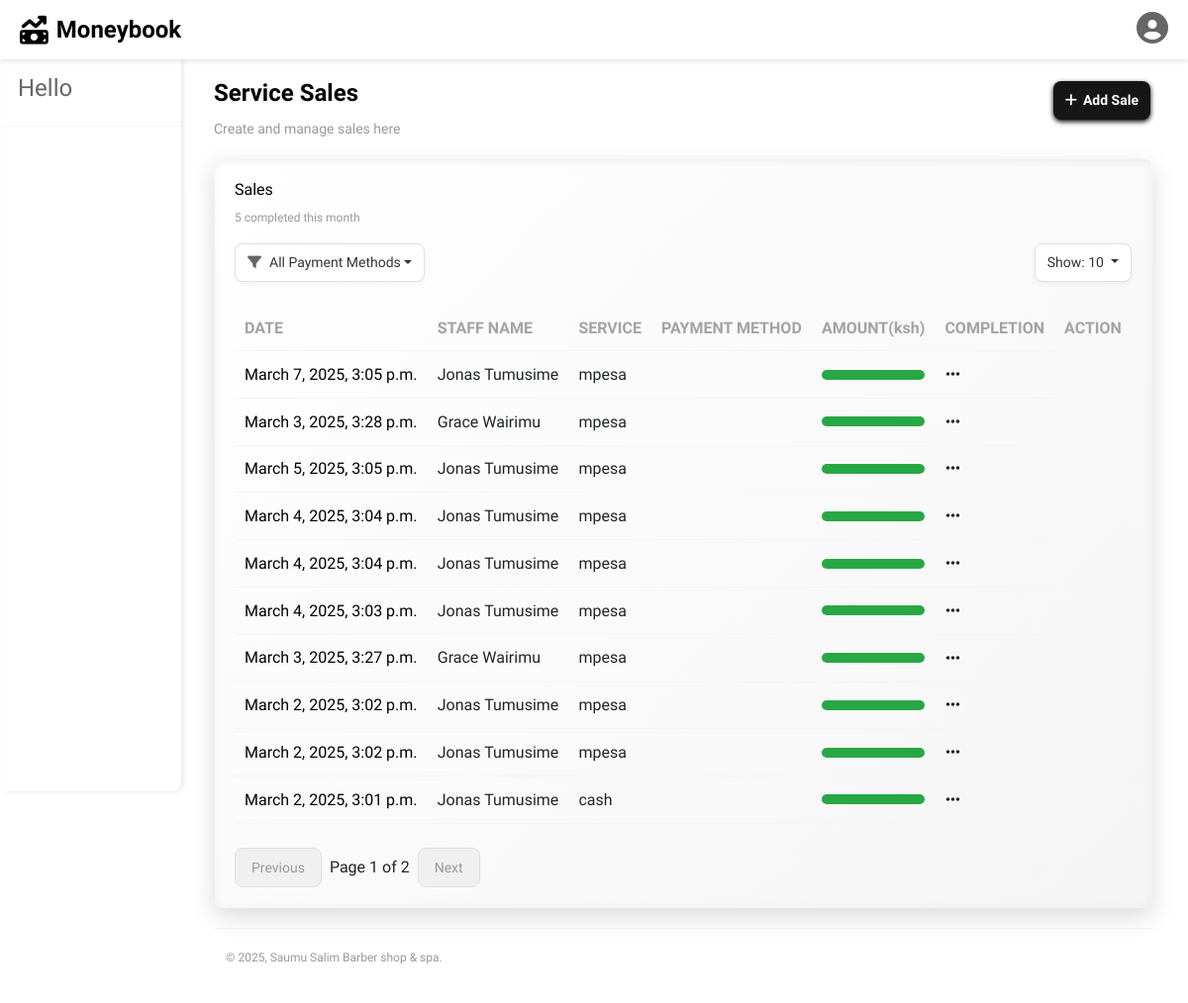
The page /billing/list/ on the database as committed earlier.
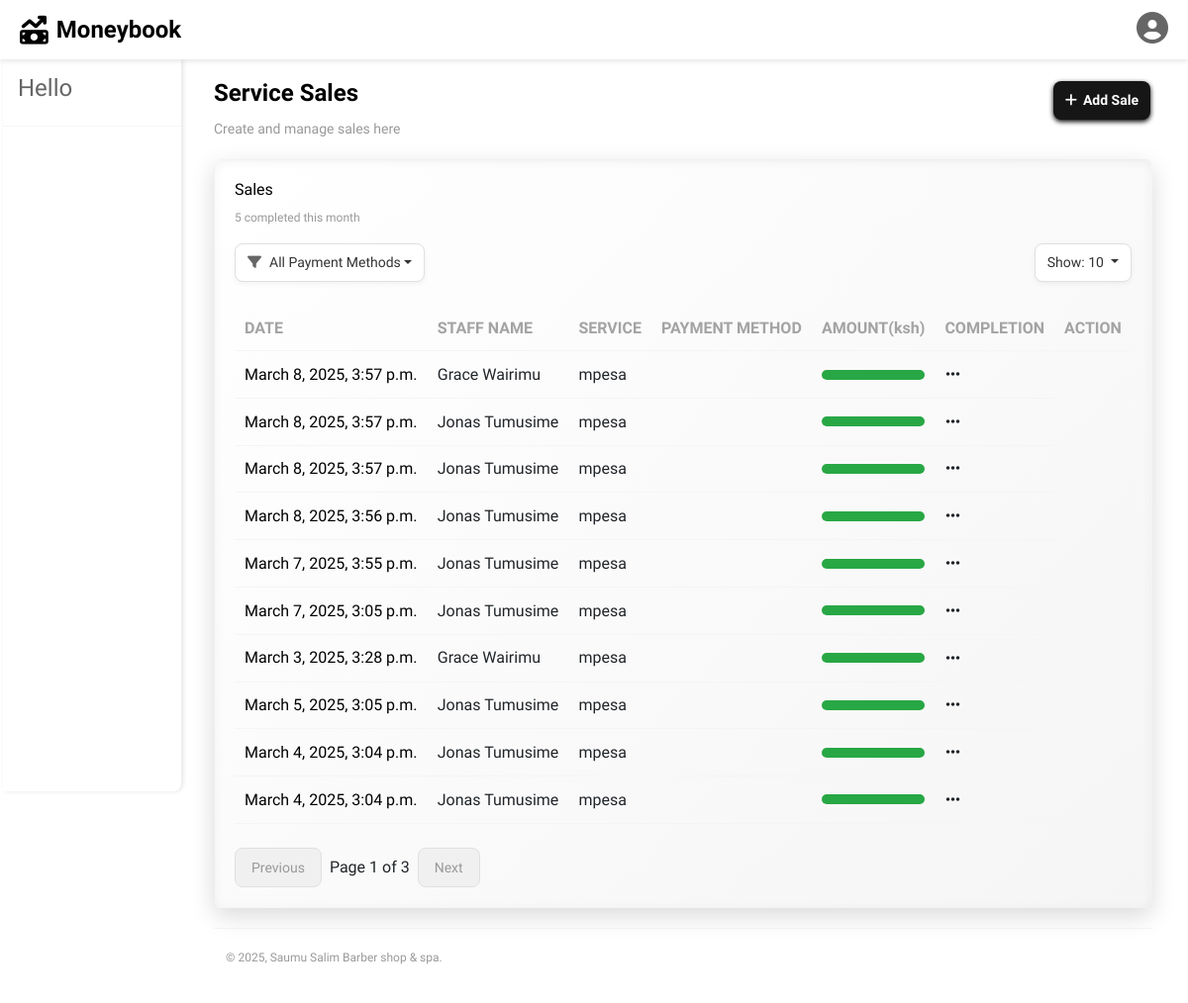
The same page on the database as committed later.
### billing/models.py (models this page shows, shortened)
class Billing(models.Model):
    PAYMENT_METHOD_CHOICES = [
        ('mpesa', 'MPesa'),
        ('cash', 'Cash'),
    ]
    appointment = models.OneToOneField(Appointment, on_delete=models.CASCADE, related_name='billing')
    payment_method = models.CharField(max_length=50, choices=PAYMENT_METHOD_CHOICES)
    amount = models.DecimalField(max_digits=10, decimal_places=2)
    discount = models.DecimalField(max_digits=10, decimal_places=2, blank=True, null=True)
    tax = models.DecimalField(max_digits=10, decimal_places=2, blank=True, null=True)
    total = models.DecimalField(max_digits=10, decimal_places=2)
    created_at = models.DateTimeField(auto_now_add=True)  # Track when the payment was made

### appointments/models.py (models this page shows, shortened)
class Appointment(models.Model):
    STATUS_CHOICES = [
        ('pending', 'Pending'),
        ('confirmed', 'Confirmed'),
        ('completed', 'Completed'),
        ('transacted', 'Transacted'),
        ('cancelled', 'Cancelled'),
    ]
    customer = models.ForeignKey(Customer, on_delete=models.SET_NULL, null=True, blank=True)  # Allow guest bookings
    service = models.ForeignKey(Service, on_delete=models.CASCADE)
    staff = models.ForeignKey(Staff, on_delete=models.SET_NULL, null=True, blank=True)
    appointment_date = models.DateTimeField()
    status = models.CharField(max_length=20, choices=STATUS_CHOICES, default='pending')
    notes = models.TextField(blank=True, null=True)  # Optional notes for the appointment
    created_at = models.DateTimeField(auto_now_add=True)

### staff/models.py (models this page shows, shortened)
class Staff(models.Model):
    ROLE_CHOICES = [
        ('admin', 'Admin'),
        ('barber', 'Barber'),
        ('masseuse', 'Masseuse'),
    ]
    user = models.OneToOneField(User, on_delete=models.CASCADE, null=True, blank=True)  # Link to User model
    first_name = models.CharField(max_length=100)
    last_name = models.CharField(max_length=100)
    role = models.CharField(max_length=50, choices=ROLE_CHOICES)
    availability = models.JSONField(default=dict, null=True, blank=True)  # Store availability as JSON (e.g., {"Monday": "9AM-5PM"})
    commission_rate = models.DecimalField(max_digits=5, decimal_places=2, default=0.10)  # 10% commission
    created_at = models.DateTimeField(auto_now_add=True)

### billing/views.py (the view, shortened to what this page needs)
# urls.py: path('list/', views.billing_list, name='billing_list'),
def billing_list(request):
    queryset = Billing.objects.all().order_by('-created_at')
    staff_list = Staff.objects.all()
    services = Service.objects.all()
    payment_method_filter = request.GET.get('payment_method', '')  # Default to no filter
    if payment_method_filter:
        queryset = queryset.filter(payment_method=payment_method_filter)
    page_number = request.GET.get('page', 1)
    entries_per_page = request.GET.get('entries', 10)  # Default to 10 entries per page
    paginator = Paginator(queryset, entries_per_page)
    try:
        page_obj = paginator.page(page_number)
    except (EmptyPage, PageNotAnInteger):
        page_obj = paginator.page(1)
    return render(request, 'reports/billing_report.html', {'billings': page_obj, 's': 's', 'staff_list': staff_list, 'services': services,})

### templates/reports/billing_report.html (shortened to what this page needs)
{% extends 'reports/base.html' %}
{% block content %}
<h2 class="dashboard-title">Service Sales</h2>
<p class="dashboard-subtitle">Create and manage sales here</p>
<div class="projects-orders-row">
    <div class="projects-card">
        <div class="table-header">
            <h2>Sales</h2>
            <p class="projects-subtitle">5 completed this month</p>
            <button class="add-sales-btn" data-bs-toggle="modal" data-bs-target="#salesModal">
                <i class="fas fa-plus"></i> Add Sale
            </button>
        </div>
        <div class="dropdown-container">
            <div class="filter-dropdown">
                <button class="btn dropdown-toggle" type="button" id="paymentMethodFilterDropdown" data-bs-toggle="dropdown" aria-expanded="false">
                    <i class="fas fa-filter"></i>
                    <span id="paymentMethodFilterText">All Payment Methods</span>
                </button>
            </div>
            <div class="entries-dropdown">
                <button class="btn dropdown-toggle" type="button" id="entriesPerPageDropdown" data-bs-toggle="dropdown" aria-expanded="false">
                    Show: <span id="entriesPerPageText">10</span>
                </button>
            </div>
        </div>
        <div class="table-responsive">
            <table>
                <thead>
                    <tr>
                        <th>DATE</th>
                        <th>STAFF NAME</th>
                        <th>SERVICE</th>
                        <th>PAYMENT METHOD</th>
                        <th>AMOUNT(ksh)</th>
                        <th>COMPLETION</th>
                        <th>ACTION</th>
                    </tr>
                </thead>
                <tbody id="sales-table-body">
                    {% for billing in billings %}
                    <tr id="billing-row-{{ billing.id }}">
                        <td>{{ billing.appointment.created_at }}</td>
                        <td>{{ billing.appointment.staff.first_name }} {{ billing.appointment.staff.last_name }}</td>
                        <td>{{ billing.payment_method }}</td>
                        <td>{{ billing.amount_paid }}</td>
<td>
    <div class="progress-bar" style="width: {{ billing.completion_percentage }}%;
        ">
    </div>
</td>
<td>
    <div class="dropdown">
        <button class="btn btn-link text-dark p-0" type="button" id="actionsDropdown{{ billing.id }}" data-bs-toggle="dropdown" aria-expanded="false">
            <i class="fas fa-ellipsis-h"></i>
        </button>
    </div>
</td>
                    </tr>
                    {% endfor %}
                </tbody>
            </table>
        </div>
        <div class="pagination">
            <button id="prev-page" disabled>Previous</button>
            <span>Page <span id="current-page">{{ billings.number }}</span> of <span id="total-pages">{{ billings.paginator.num_pages }}</span></span>
            <button id="next-page" disabled>Next</button>
        </div>
    </div>
</div>
{% endblock %}

Rows that differ between the two databases and show on the page:
no longer on this page (row unchanged): Billing: appointment.created_at "March 4, 2025, 3:03 p.m.", appointment.staff.first_name "Jonas", appointment.staff.last_name "Tumusime", payment_method "mpesa"
no longer on this page (row unchanged): Billing: appointment.created_at "March 3, 2025, 3:27 p.m.", appointment.staff.first_name "Grace", appointment.staff.last_name "Wairimu", payment_method "mpesa"
no longer on this page (row unchanged): Billing: appointment.created_at "March 2, 2025, 3:02 p.m.", appointment.staff.first_name "Jonas", appointment.staff.last_name "Tumusime", payment_method "mpesa"
no longer on this page (row unchanged): Billing: appointment.created_at "March 2, 2025, 3:02 p.m.", appointment.staff.first_name "Jonas", appointment.staff.last_name "Tumusime", payment_method "mpesa"
no longer on this page (row unchanged): Billing: appointment.created_at "March 2, 2025, 3:01 p.m.", appointment.staff.first_name "Jonas", appointment.staff.last_name "Tumusime", payment_method "cash"
added Billing: appointment.created_at "March 8, 2025, 3:57 p.m.", appointment.staff.first_name "Grace", appointment.staff.last_name "Wairimu", payment_method "mpesa"
added Billing: appointment.created_at "March 8, 2025, 3:57 p.m.", appointment.staff.first_name "Jonas", appointment.staff.last_name "Tumusime", payment_method "mpesa"
added Billing: appointment.created_at "March 8, 2025, 3:57 p.m.", appointment.staff.first_name "Jonas", appointment.staff.last_name "Tumusime", payment_method "mpesa"
added Billing: appointment.created_at "March 8, 2025, 3:56 p.m.", appointment.staff.first_name "Jonas", appointment.staff.last_name "Tumusime", payment_method "mpesa"
added Billing: appointment.created_at "March 7, 2025, 3:55 p.m.", appointment.staff.first_name "Jonas", appointment.staff.last_name "Tumusime", payment_method "mpesa"
Other text that changed with them:
{{ billings.paginator.num_pages }}: "2" → "3"
